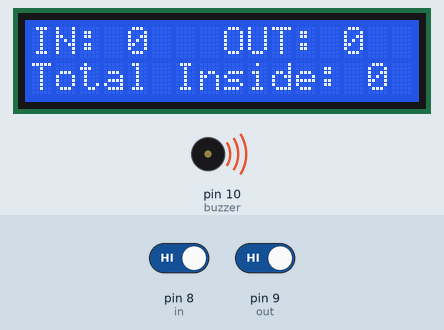
Bench run of a sketch on a simulated Arduino Uno, built with avr-gcc and run on an emulated ATmega328P. On the bench: 16×2 character LCD, buzzer (waves = sounding, pin HIGH). The inputs (shaded band) are chosen by the test bench; at power-on: pin 8 (in) HIGH, pin 9 (out) HIGH.

Above: at 3.2 s.
3.3 s: pin 8 (in) driven LOW
At 3.77 s:
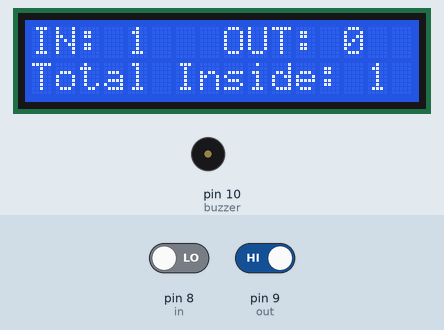
5.8 s: pin 9 (out) driven LOW
At 6.48 s:
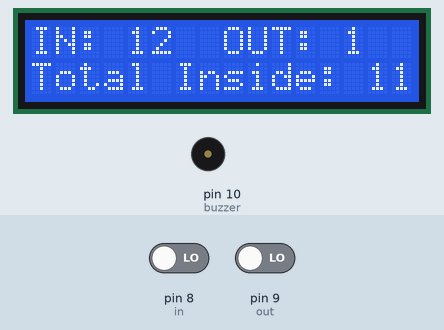
7.8 s: pin 8 (in) driven HIGH
At 8.33 s:
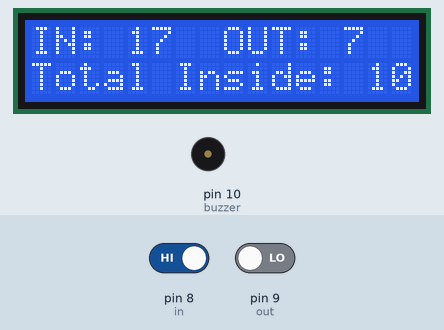
9.7 s: pin 9 (out) driven HIGH
At 10.5 s:
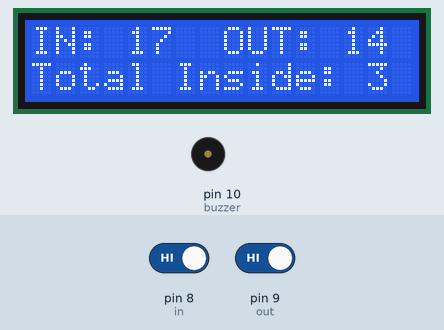
11.3 s: pin 8 (in) driven LOW
At 11.68 s:
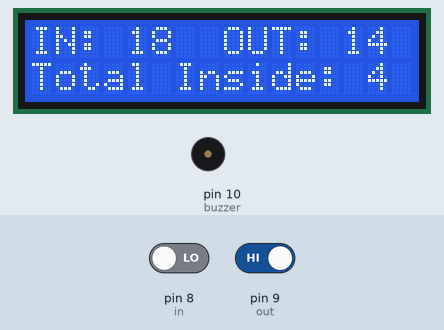
13.0 s: pin 9 (out) driven LOW
At 13.71 s:
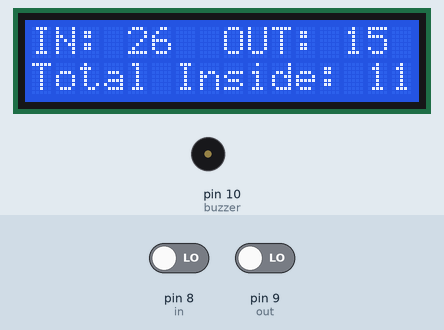
Timing chart, 0 to 16.0 s (numbered marks = the images above; inputs shaded):
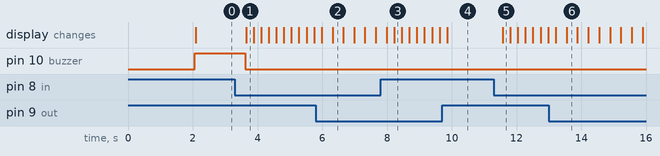

Measured:
- after the input at 3.3 s, pin 10 (buzzer): HIGH → LOW after 0.32 s; the display: changes after 0.36 s (image 1)
- after the input at 9.7 s, pin 10 (buzzer): stays LOW (without the input it goes to HIGH after 0.83 s)
- after the input at 11.3 s, the display: changes after 0.27 s (image 5)

The sketch:

bidirectional_counter_using_two_doors.ino
```cpp
#include <LiquidCrystal_I2C.h>
LiquidCrystal_I2C lcd(0x27,16,2);

#define in 8  // Defining In Sensor
#define out 9 // Defining Out Sensor

#define buzzer 10

int count = 0; // Declaring count Value
int inside=0;
int outside=0;
void setup()
{
  lcd.init();
  lcd.clear();
  lcd.backlight();      // Make sure backlight is on
  delay(2000); // Delay of 2 seconds
  pinMode(in,INPUT); // Setting up In Sensor as INPUT
  pinMode(out,INPUT); // Setting up Out Sensor as INPUT
  pinMode(buzzer,OUTPUT); // Setting up Bulb(Relay) pin as OUTPUT

}

void loop()
{

  int in_value = digitalRead(in); // Setting Variables & Reading Values from In Sensor
  int out_value = digitalRead(out); // Setting Variables & Reading Values from Out Sensor

  if(count==0)
  {
  digitalWrite(buzzer,HIGH);
  }
   lcd.clear();
lcd.setCursor(0, 0);
lcd.print("IN: ");
lcd.setCursor(8, 0);
lcd.print("OUT: ");
lcd.setCursor(0, 1);
lcd.print("Total Inside: ");
lcd.setCursor(14, 1);
lcd.print(count);
lcd.setCursor(4, 0);
lcd.print(inside);
 lcd.setCursor(13, 0);
    lcd.print(outside);
    delay(100);
  if(in_value == LOW)
  {
    count++;
    inside = inside +1;
      if(count<0)
    {
     inside=0;
     outside=0;
      count=0;
      }
    delay(100);
  }                                                       // Conditions

  if(out_value == LOW)
  {
    count--;
    outside = outside +1;
    if(count<0)
    {
      inside=0;
      outside=0;
      count=0;
      }
    delay(100);
  }                                                        // Conditions

                                                       // Conditions

  else
  {
    digitalWrite(buzzer,LOW);
  }


  // Conditions
}
```
